Frame 1 (no input): blank canvas, image omitted
Frame 60 (no input): blank canvas, image omitted
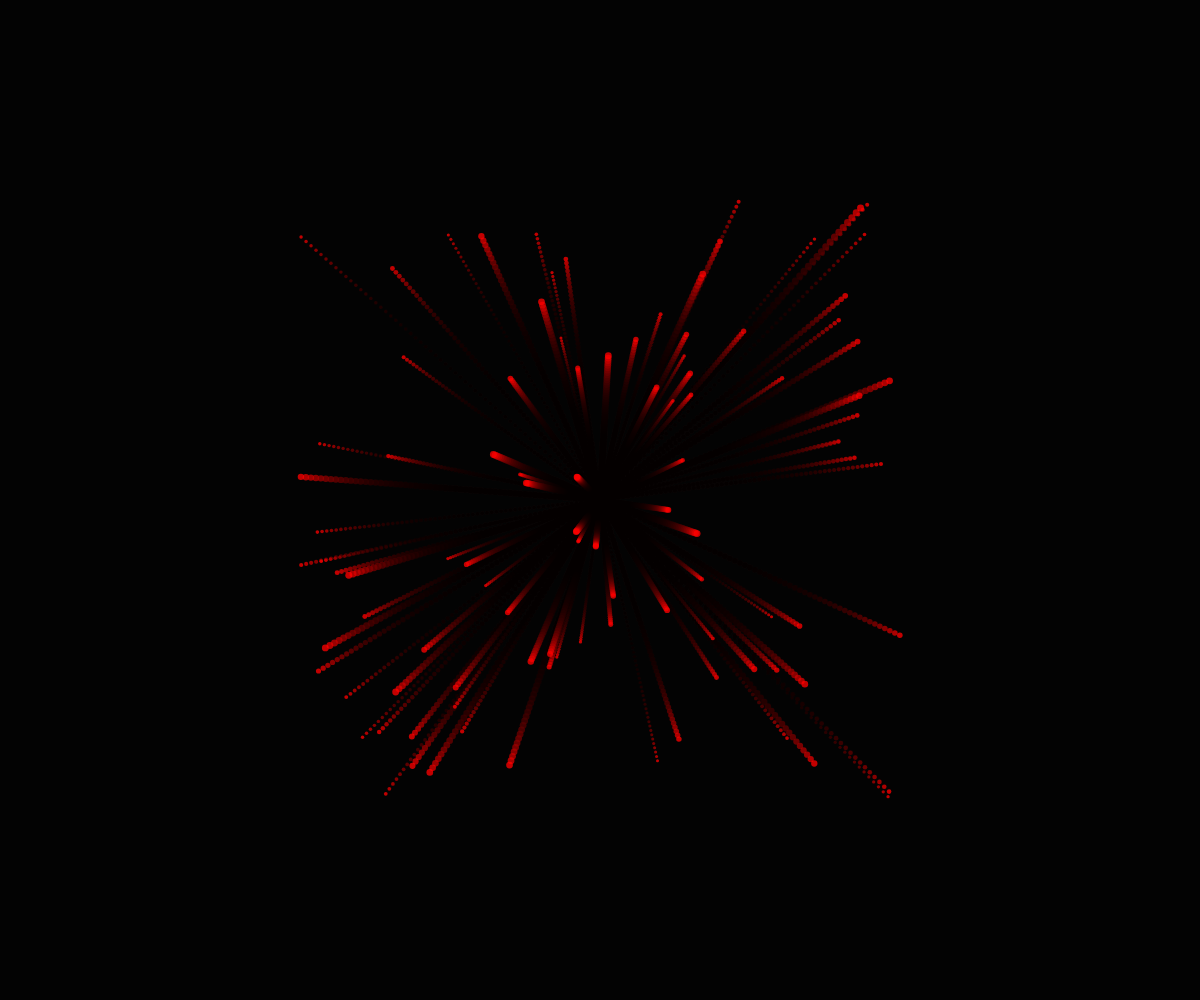
Frame 120 (the mouse pressed at the canvas centre since frame 60)

The p5.js sketch whose frames 1 and 60 were blank and that drew this single picture after the mouse press (run headless with seeded random() and noise() and a simulated clock; from frame 60 on, the mouse is pressed at the canvas centre):

// p5.js sketch
// ── sketch.js
// Fireworks OOP demo

let fireworks = [];

function setup() {
  createCanvas(windowWidth, windowHeight);
}

function draw() {
  background(0, 30);

  for (let i=fireworks.length-1; i>=0; i--) {
    if (fireworks[i].isDead()) {
      fireworks.splice(i, 1);
    } else {
      fireworks[i].move();
      fireworks[i].display();
    }
  }
}

function mousePressed() {
  for (let i=0; i<100; i++) {
    let myParticle = new Particle(mouseX, mouseY);
    fireworks.push(myParticle);
  }
}

function keyPressed() {
  if (key === " ") {
    for (let i=0; i<100; i++) {
      let myParticle = new Particle(width/2, height/2);
      fireworks.push(myParticle);
    }
  }
}

class Particle {
  constructor(x, y) {
    this.x = x;
    this.y = y;
    this.size = random(3, 7);
    this.alpha = 255;
    this.color = "red";
    this.dx = random(-5, 5);
    this.dy = random(-5, 5);
  }

  display() {
    noStroke();
    fill(this.color);
    circle(this.x, this.y, this.size);
  }

  move() {
    this.alpha--;
    this.color = color(255, 0, 0, this.alpha);

    this.x += this.dx;
    this.y += this.dy;
  }

  isDead() 
  {
    return this.alpha < 0;
  }
}
